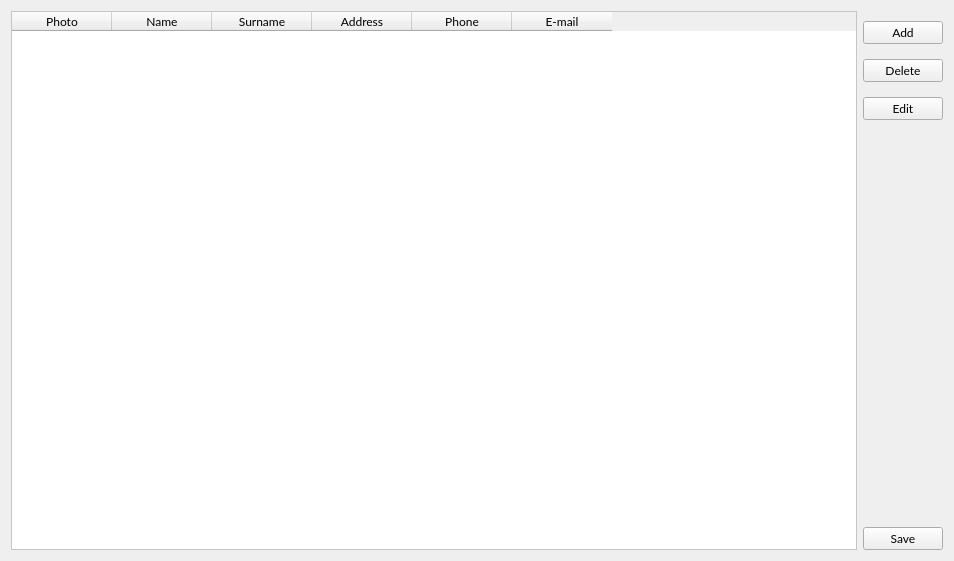
<?xml version="1.0" encoding="UTF-8"?>
<ui version="4.0">
 <class>MainWindowClass</class>
 <widget class="QWidget" name="MainWindowClass">
  <property name="geometry">
   <rect>
    <x>0</x>
    <y>0</y>
    <width>954</width>
    <height>561</height>
   </rect>
  </property>
  <property name="font">
   <font>
    <family>Lato</family>
    <pointsize>9</pointsize>
   </font>
  </property>
  <property name="windowTitle">
   <string>Address Book</string>
  </property>
  <layout class="QGridLayout" name="gridLayout_3">
   <item row="0" column="0">
    <layout class="QGridLayout" name="gridLayout_2">
     <item row="0" column="0">
      <layout class="QGridLayout" name="gridLayout">
       <property name="leftMargin">
        <number>0</number>
       </property>
       <property name="rightMargin">
        <number>0</number>
       </property>
       <property name="verticalSpacing">
        <number>20</number>
       </property>
       <item row="0" column="0">
        <widget class="QTableWidget" name="addressList">
         <property name="font">
          <font>
           <family>Lato</family>
           <pointsize>9</pointsize>
          </font>
         </property>
         <property name="styleSheet">
          <string notr="true">QTableWidget{
	background-color: #ffffff;
	alternate-background-color: #d0edff;
	selection-background-color: #89c8ff;
}</string>
         </property>
         <property name="editTriggers">
          <set>QAbstractItemView::EditKeyPressed</set>
         </property>
         <property name="alternatingRowColors">
          <bool>true</bool>
         </property>
         <property name="sortingEnabled">
          <bool>true</bool>
         </property>
         <property name="rowCount">
          <number>0</number>
         </property>
         <attribute name="horizontalHeaderStretchLastSection">
          <bool>false</bool>
         </attribute>
         <attribute name="verticalHeaderMinimumSectionSize">
          <number>50</number>
         </attribute>
         <attribute name="verticalHeaderDefaultSectionSize">
          <number>50</number>
         </attribute>
         <column>
          <property name="text">
           <string>Photo</string>
          </property>
          <property name="font">
           <font>
            <family>Lato</family>
            <pointsize>9</pointsize>
           </font>
          </property>
         </column>
         <column>
          <property name="text">
           <string>Name</string>
          </property>
          <property name="font">
           <font>
            <family>Lato</family>
            <pointsize>9</pointsize>
           </font>
          </property>
         </column>
         <column>
          <property name="text">
           <string>Surname</string>
          </property>
          <property name="font">
           <font>
            <family>Lato</family>
            <pointsize>9</pointsize>
           </font>
          </property>
         </column>
         <column>
          <property name="text">
           <string>Address</string>
          </property>
          <property name="font">
           <font>
            <family>Lato</family>
            <pointsize>9</pointsize>
           </font>
          </property>
         </column>
         <column>
          <property name="text">
           <string>Phone</string>
          </property>
          <property name="font">
           <font>
            <family>Lato</family>
            <pointsize>9</pointsize>
           </font>
          </property>
         </column>
         <column>
          <property name="text">
           <string>E-mail</string>
          </property>
          <property name="font">
           <font>
            <family>Lato</family>
            <pointsize>9</pointsize>
           </font>
          </property>
         </column>
        </widget>
       </item>
      </layout>
     </item>
     <item row="0" column="1">
      <layout class="QVBoxLayout" name="verticalLayout">
       <property name="spacing">
        <number>15</number>
       </property>
       <property name="topMargin">
        <number>10</number>
       </property>
       <item>
        <widget class="QPushButton" name="addButton">
         <property name="font">
          <font>
           <family>Lato</family>
           <pointsize>9</pointsize>
          </font>
         </property>
         <property name="text">
          <string>Add</string>
         </property>
        </widget>
       </item>
       <item>
        <widget class="QPushButton" name="deleteButton">
         <property name="font">
          <font>
           <family>Lato</family>
           <pointsize>9</pointsize>
          </font>
         </property>
         <property name="text">
          <string>Delete</string>
         </property>
        </widget>
       </item>
       <item>
        <widget class="QPushButton" name="editButton">
         <property name="font">
          <font>
           <family>Lato</family>
           <pointsize>9</pointsize>
          </font>
         </property>
         <property name="text">
          <string>Edit</string>
         </property>
        </widget>
       </item>
       <item>
        <spacer name="verticalSpacer_2">
         <property name="orientation">
          <enum>Qt::Vertical</enum>
         </property>
         <property name="sizeHint" stdset="0">
          <size>
           <width>20</width>
           <height>40</height>
          </size>
         </property>
        </spacer>
       </item>
       <item>
        <widget class="QPushButton" name="saveButton">
         <property name="font">
          <font>
           <family>Lato</family>
           <pointsize>9</pointsize>
          </font>
         </property>
         <property name="text">
          <string>Save</string>
         </property>
        </widget>
       </item>
      </layout>
     </item>
    </layout>
   </item>
  </layout>
 </widget>
 <layoutdefault spacing="6" margin="11"/>
 <resources>
  <include location="MainWindow.qrc"/>
 </resources>
 <connections/>
</ui>
